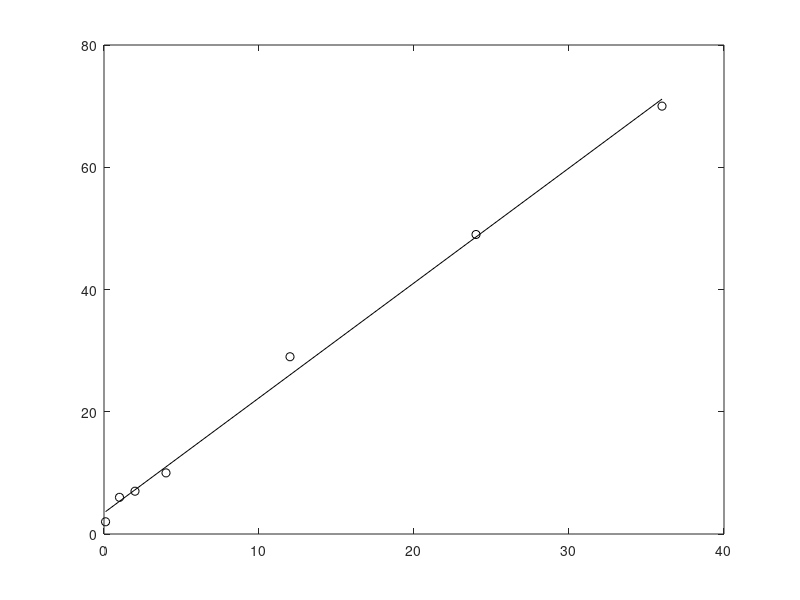

Source code (MATLAB):
clc
% uzdosim datu mas?vus k? matricas-kolonnas
x = [0.1;1;2;4;12;24;36];
y = [2;6;7;10;29;49;70];

% attelo
plot(x,y,'ko')

% rekina koeficientus
n=numel(x);
sumx=sum(x);
sumx2=sum(x.^2);
sumy=sum(y); 
sumxy=sum(x.*y);

% rekina sistemu
% matricu metode
A=[sumx2 sumx ; sumx n];
B=[sumxy; sumy];
% matricu dalisana ((inversa matrica A)*B)
X=A\B

%funkcijas vienadojums
disp('Lineara aproksimejosa funkcija:')
disp(['y=' num2str(X(1)) 'x+' num2str(X(2))])

% uzreiz parada atrisinajumu
koef=polyfit(x,y,1) 

hold on
yplot=X(1).*x+X(2);
plot(x,yplot,'k')